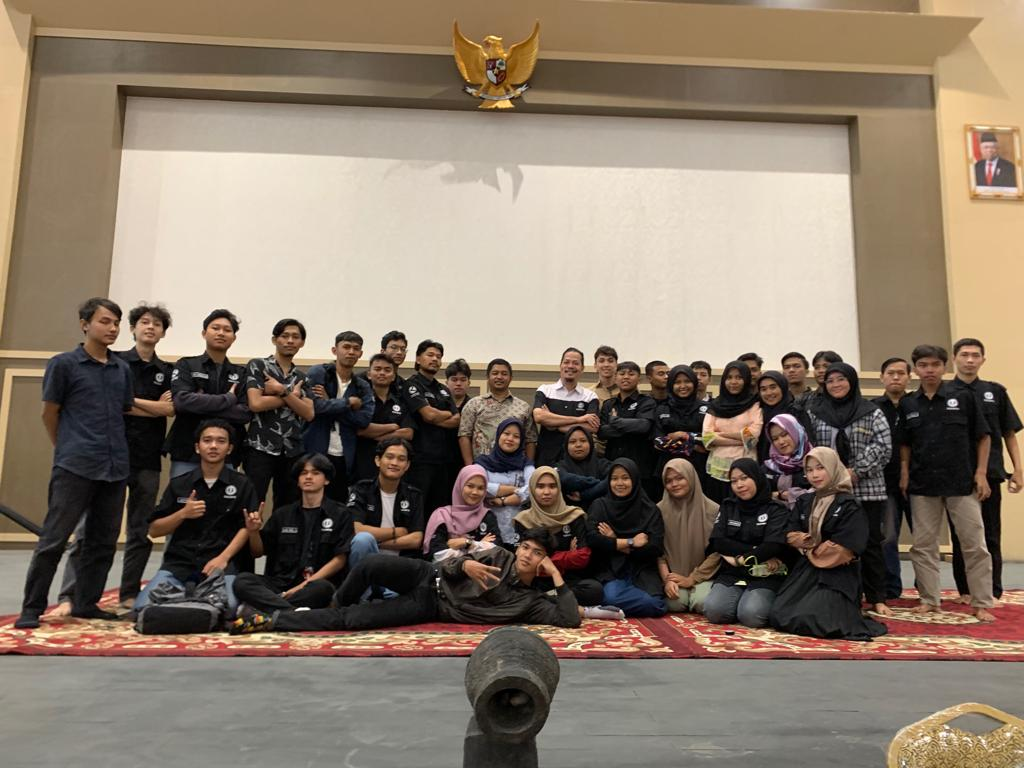
#> input picture python/Enzi Marni_Tugas Face Detection/source/pp.jpg, 1024 x 768 px
$ python cv4.py
#> lines starting #> are read from the running program, lines starting #| are printed output that depends on the picture; after the words box and inside, x2 and y2 are one past the last pixel; in counts of white or black regions, pixels touching at a corner belong together
import cv2
import numpy as np
from matplotlib import pyplot as plt

img = cv2.imread('pp.jpg',0)
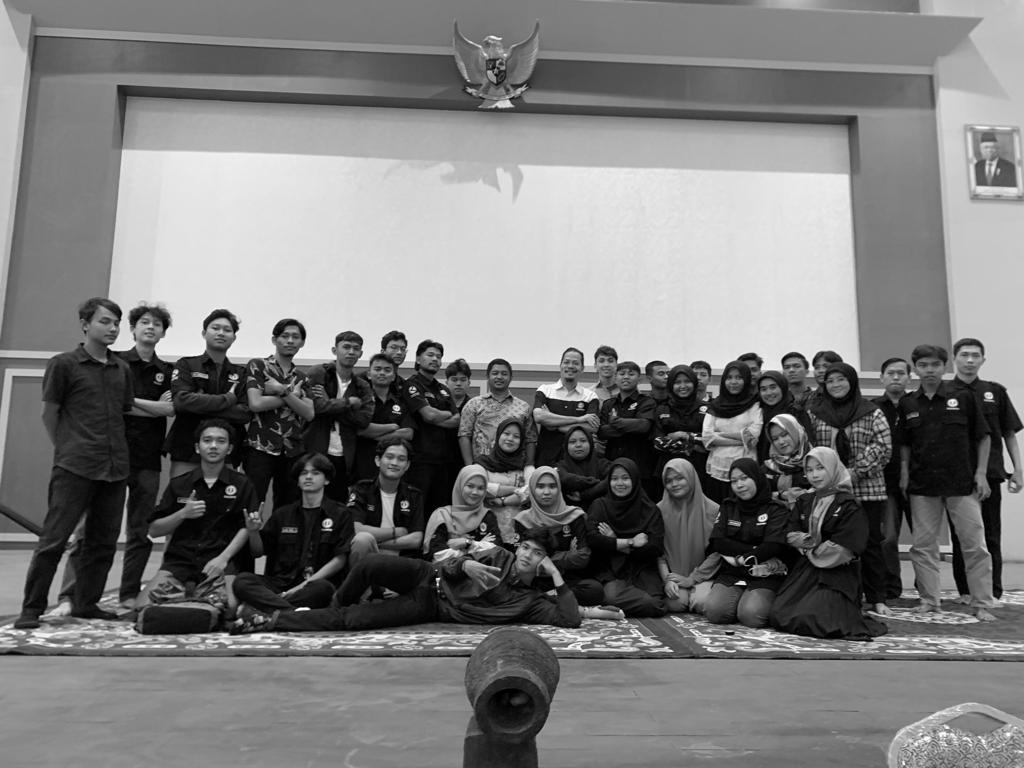
#> img: shape (768, 1024); min 0, max 255, mean 122.5

template = cv2.imread('pp_face.jpg',0)
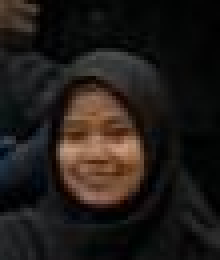
#> input picture python/Enzi Marni_Tugas Face Detection/source/pp_face.jpg, 55 x 65 px (shown 4 times larger)
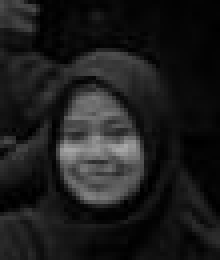
#> template: shape (65, 55) (shown 4 times larger); min 0, max 169, mean 28.8
w,h = template.shape[::-1]
#> w = 55; h = 65

res = cv2.matchTemplate(img,template,cv2.TM_CCOEFF_NORMED)
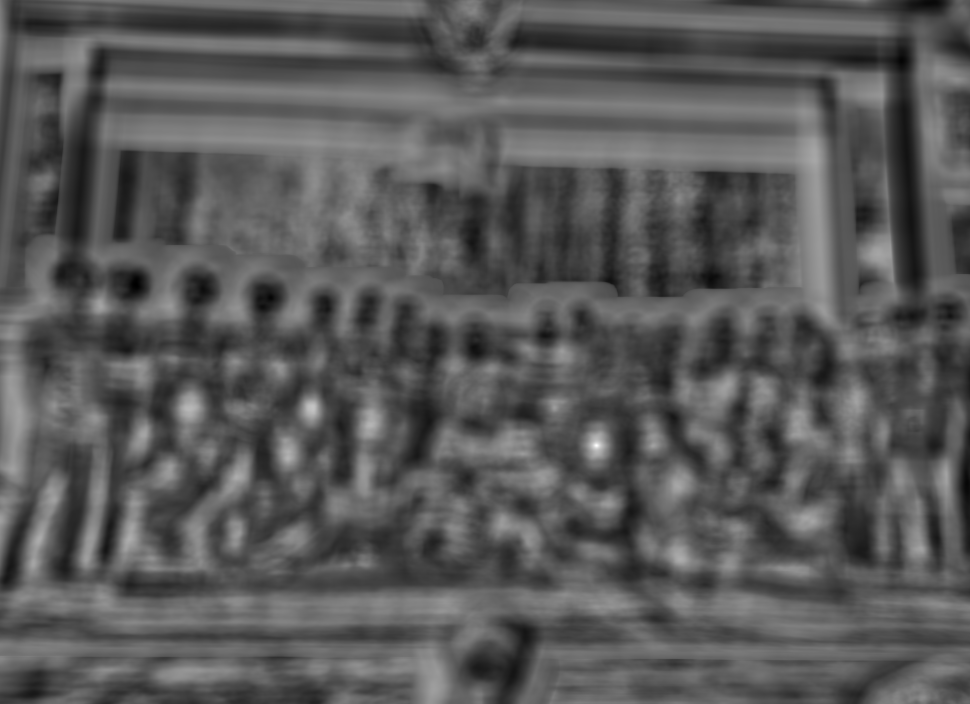
#> res: shape (704, 970) float32; min -0.541, max 0.995, mean -0.00565; drawn with min black and max white
threshold = 0.4
loc = np.where(res >= threshold)
#> loc = 2732 positions, rows 141 to 692, columns 0 to 947
for pt in zip(*loc[::-1]):
    img = cv2.rectangle(img, pt, (pt[0] + w, pt[1] + h), (0,0,255), 2)
#> this loop made 2732 passes
#> pt on passes 1 to 3: (813, 141), (812, 142), (813, 142)
#> pass 1, `img = cv2.rectangle(img, pt, (pt[0] + w, pt[1] + h), (0,0,255), 2)`:
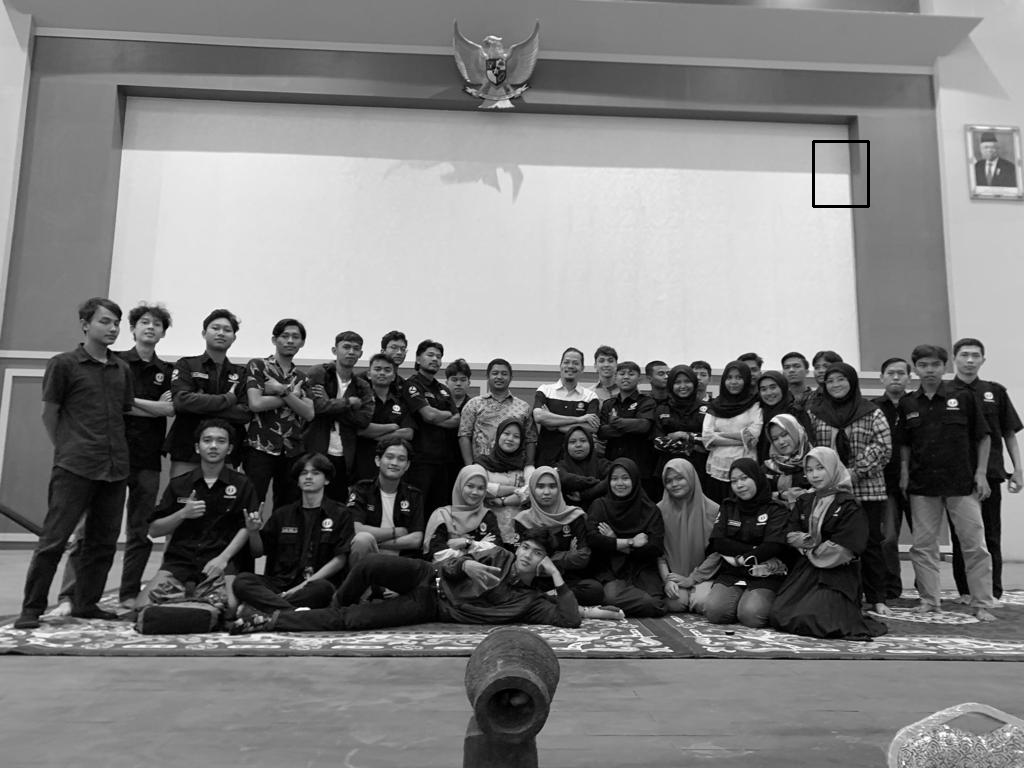
#> img: shape (768, 1024); 0.09% of pixels changed, all inside (x1, y1, x2, y2) = (812, 140, 870, 208)
#> after the loop:
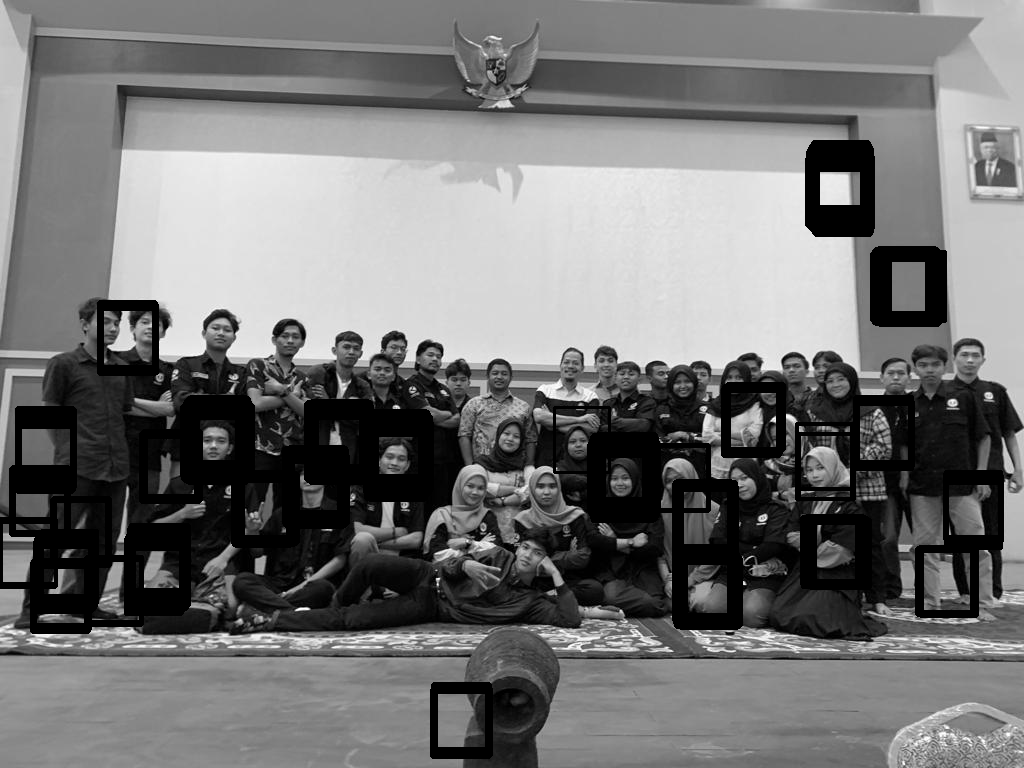
#> img: shape (768, 1024); min 0, max 255, mean 116.1

cv2.imshow('img', img)
cv2.waitKey(0)
cv2.destroyAllWindows()
